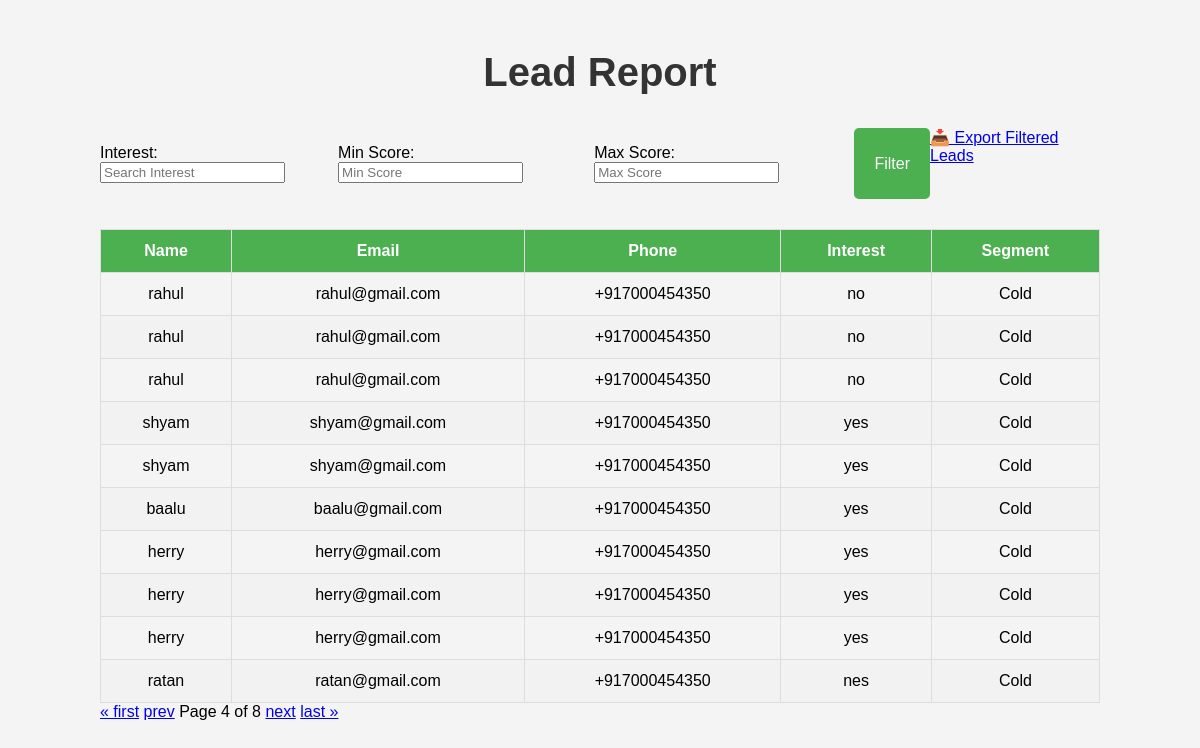
The page /report/?page=4 on the database its author committed.
### leads/models.py (models this page shows, shortened)
class Lead(models.Model):
    name = models.CharField(max_length=100)
    email = models.EmailField()
    phone = models.CharField(max_length=15)
    interest = models.CharField(max_length=100)
    score = models.IntegerField(default=0)
    segment = models.CharField(max_length=50, blank=True, null=True)
    timestamp = models.DateTimeField(default=timezone.now)  # Timestamp field for when the lead is created

### leads/views.py (the view)
# urls.py: path('report/', views.report_view, name='report'),
def report_view(request):
    leads = Lead.objects.all()
    form = LeadFilterForm(request.GET or None)
    if form.is_valid():
        interest = form.cleaned_data.get('interest')
        min_score = form.cleaned_data.get('min_score')
        max_score = form.cleaned_data.get('max_score')
        if interest:
            leads = leads.filter(interest__icontains=interest)
        if min_score is not None:
            leads = leads.filter(score__gte=min_score)
        if max_score is not None:
            leads = leads.filter(score__lte=max_score)
    paginator = Paginator(leads, 10)
    page_number = request.GET.get('page')
    page_obj = paginator.get_page(page_number)
    return render(request, 'report.html', {'page_obj': page_obj, 'form': form})

### leads/forms.py
class LeadFilterForm(forms.Form):
    interest = forms.CharField(
        required=False,
        label='Interest',
        widget=forms.TextInput(attrs={'class': 'form-control', 'placeholder': 'Search Interest'})
    )
    min_score = forms.IntegerField(
        required=False,
        label='Min Score',
        widget=forms.NumberInput(attrs={'class': 'form-control', 'placeholder': 'Min Score'})
    )
    max_score = forms.IntegerField(
        required=False,
        label='Max Score',
        widget=forms.NumberInput(attrs={'class': 'form-control', 'placeholder': 'Max Score'})
    )

### templates/report.html (shortened to what this page needs)
{% load static %}
<!DOCTYPE html>
<html lang="en">
<head>
    <link rel="stylesheet" href="{% static 'css/report.css' %}">
</head>
<body>
    <div class="container">
        <h2>Lead Report</h2>
        <form method="get" class="filter-form">
            {{ form.as_p }}
            <button type="submit" class="btn">Filter</button>
            <a href="{% url 'export_leads_csv' %}?interest={{ request.GET.interest }}&min_score={{ request.GET.min_score }}&max_score={{ request.GET.max_score }}" class="btn">📥 Export Filtered Leads</a>
        </form>
        <table class="lead-table">
            <thead>
                <tr>
                    <th>Name</th>
                    <th>Email</th>
                    <th>Phone</th>
                    <th>Interest</th>
                    <th>Segment</th>
                </tr>
            </thead>
            <tbody>
                {% for lead in page_obj %}
                <tr>
                    <td>{{ lead.name }}</td>
                    <td>{{ lead.email }}</td>
                    <td>{{ lead.phone }}</td>
                    <td>{{ lead.interest }}</td>
                    <td>{{ lead.segment }}</td>
                </tr>
                {% empty %}
                <tr><td colspan="5">No leads match the filters.</td></tr>
                {% endfor %}
            </tbody>
        </table>
        <div class="pagination">
            {% if page_obj.has_previous %}
                <a href="?page=1">&laquo; first</a>
                <a href="?page={{ page_obj.previous_page_number }}">prev</a>
            {% endif %}
            <span>Page {{ page_obj.number }} of {{ page_obj.paginator.num_pages }}</span>
            {% if page_obj.has_next %}
                <a href="?page={{ page_obj.next_page_number }}">next</a>
                <a href="?page={{ page_obj.paginator.num_pages }}">last &raquo;</a>
            {% endif %}
        </div>
    </div>
</body>
</html>

### static/css/report.css (style rules this page uses)
body { font-family: Arial, sans-serif; background-color: #f4f4f4; margin: 0; padding: 0; }
h2 { text-align: center; font-size: 2.5rem; margin-top: 30px; color: #333; }
.container { width: 90%; max-width: 1000px; margin: 0 auto; padding: 20px; }
.filter-form { display: flex; justify-content: center; margin-bottom: 30px; }
.filter-form button { padding: 12px 20px; background-color: #4CAF50; color: white; border: none; border-radius: 5px; font-size: 1rem; cursor: pointer; transition: background-color 0.3s ease; }
.lead-table { width: 100%; border-collapse: collapse; margin-top: 20px; border: 1px solid #ccc; }
.lead-table th, .lead-table td { padding: 12px; text-align: center; border: 1px solid #ddd; }
.lead-table th { background-color: #4CAF50; color: white; }
.lead-table tr:nth-child(even) { background-color: #f2f2f2; }

### rows shown on the page
Lead: name "rahul", email "rahul@gmail.com", phone "+917000454350", interest "no", segment "Cold"
Lead: name "rahul", email "rahul@gmail.com", phone "+917000454350", interest "no", segment "Cold"
Lead: name "rahul", email "rahul@gmail.com", phone "+917000454350", interest "no", segment "Cold"
Lead: name "shyam", email "shyam@gmail.com", phone "+917000454350", interest "yes", segment "Cold"
Lead: name "shyam", email "shyam@gmail.com", phone "+917000454350", interest "yes", segment "Cold"
Lead: name "baalu", email "baalu@gmail.com", phone "+917000454350", interest "yes", segment "Cold"
Lead: name "herry", email "herry@gmail.com", phone "+917000454350", interest "yes", segment "Cold"
Lead: name "herry", email "herry@gmail.com", phone "+917000454350", interest "yes", segment "Cold"
Lead: name "herry", email "herry@gmail.com", phone "+917000454350", interest "yes", segment "Cold"
Lead: name "ratan", email "ratan@gmail.com", phone "+917000454350", interest "nes", segment "Cold"

### other values the page prints
{{ page_obj.number }} "4"
{{ page_obj.paginator.num_pages }} "8"
